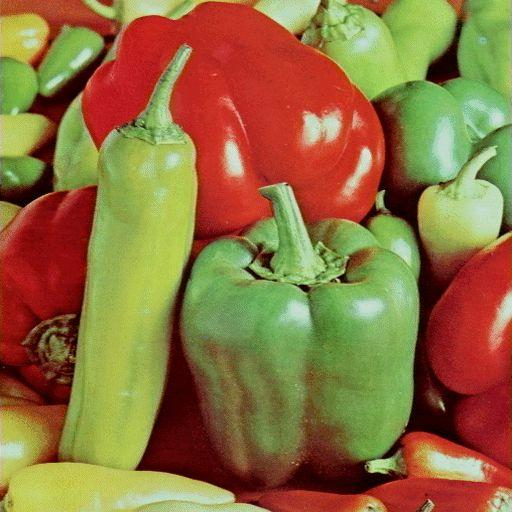
%> input picture Mid/peppers_color.jpg, 512 x 512 px
$ octave a2.m   (GNU Octave 9; MATLAB toolbox functions it lacks are replaced by stand-ins)
%> lines starting %> are read from the running program, lines starting %| are printed output that depends on the picture
S = imread('peppers_color.jpg');
%> S is the input picture: size 512x512x3 uint8; mean R, G, B 143.2, 112, 63
r = S(:,:,1);
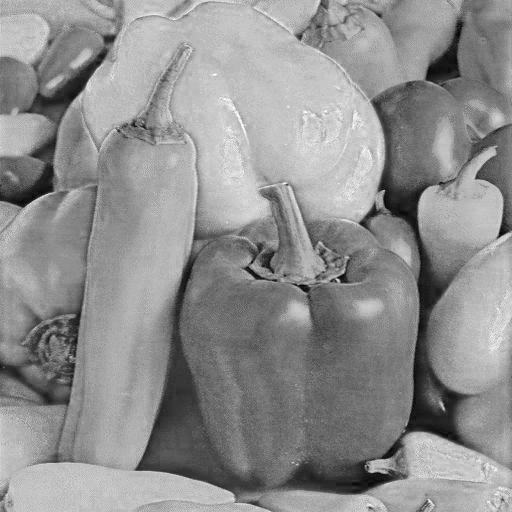
%> r: size 512x512 uint8; min 1, max 255, mean 143.2
g = S(:,:,2);
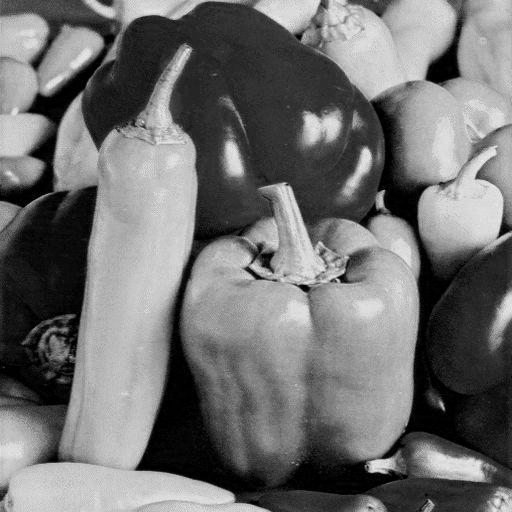
%> g: size 512x512 uint8; min 0, max 247, mean 112
b = S(:,:,3);
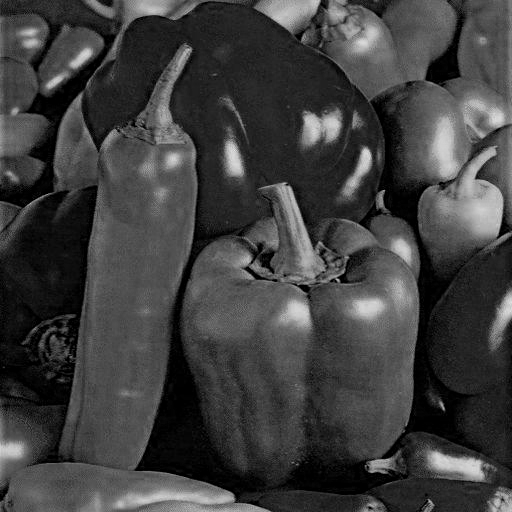
%> b: size 512x512 uint8; min 0, max 230, mean 63

%converting into Gray Scale
SGray = r*0.33 +g*0.59+ b*0.11;
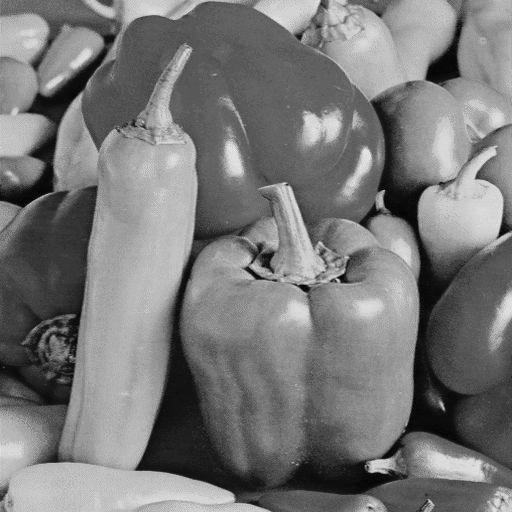
%> SGray: size 512x512 uint8; min 2, max 249, mean 120.3

%resizing
modified = SGray([1:8:512],[1:8:512]);
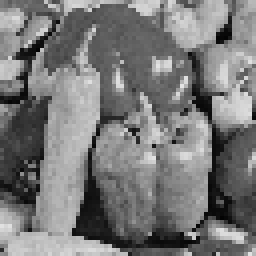
%> modified: size 64x64 uint8 (shown 4 times larger); min 3, max 228, mean 120.5

figure;
imshow(S)
figure;
imshow(modified)
